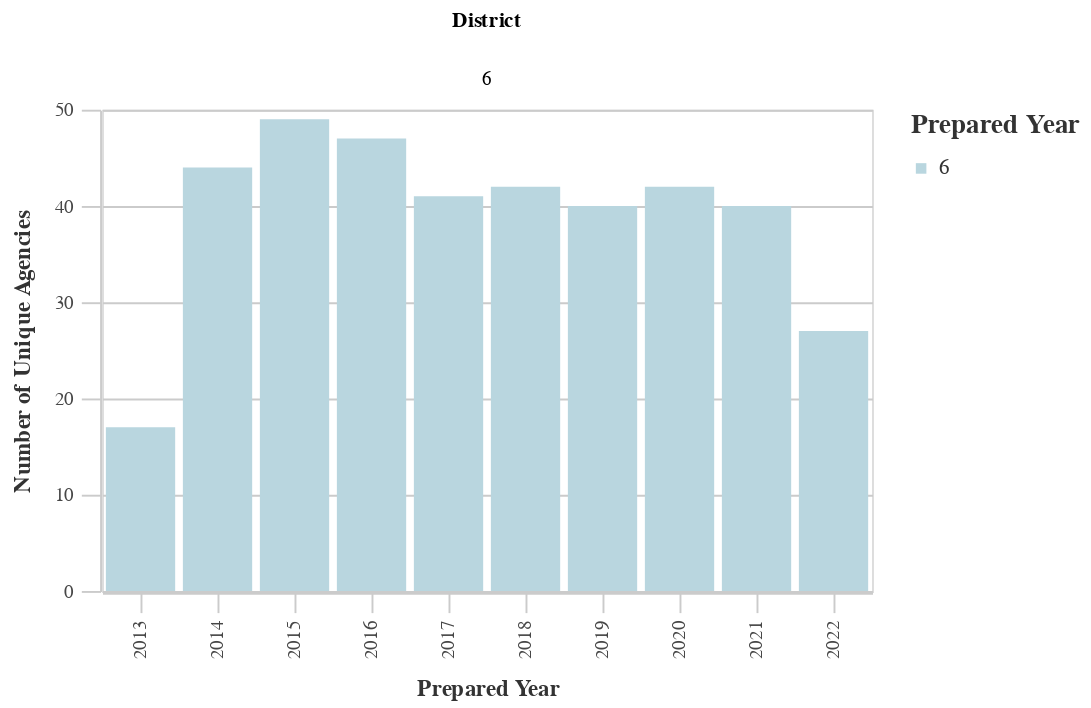

Notebook cell for this chart:
### Markdown cell above
### Number of Unique Agencies by District

### Code cell
# Unique Agencies by Dist
dist_years_agency = ((
        df
        >> group_by(_.prepared_y, _.dist)
        >> summarize(n=_.primary_agency_name.nunique())
        >> arrange(-_.prepared_y)
    )
        .rename(columns={'dist':'District', 'n':'Count'})
    )
chart10 = (alt.Chart(dist_years_agency).mark_bar().encode(
        column='District:N',
        x=alt.X('prepared_y:O', title='Prepared Year'),
        y=alt.Y('Count:Q', title='Number of Unique Agencies'),
        color = alt.Color("District:N", 
                              scale=alt.Scale(
                                  range=altair_utils.CALITP_SEQUENTIAL_COLORS),  
                               legend=alt.Legend(title="Prepared Year")
                              )))
                              
chart10 = styleguide.preset_chart_config(chart10)
chart10 = _dla_utils.add_tooltip(chart10, 'prepared_y', 'Count')

display(chart10)

### Figure 1 — Vega-Lite specification as saved in the notebook (floating-point values rounded to 4 significant figures)
{"config": {"view": {"continuousWidth": 400, "continuousHeight": 300}, "axis": {"domainColor": "#cbcbcb", "grid": true, "gridColor": "#cbcbcb", "gridWidth": 1, "labelColor": "#474747", "labelFont": "Nunito Sans", "labelFontSize": 10, "labelPadding": 4, "tickColor": "#cbcbcb", "tickSize": 10, "titleColor": "#333", "titleFont": "Raleway", "titleFontSize": 12, "titlePadding": 10}, "axisBand": {"grid": false}, "background": "white", "font": "Raleway", "header": {"labelFont": "Nunito Sans", "titleFont": "Raleway"}, "legend": {"labelColor": "#333", "labelFont": "Nunito Sans", "labelFontSize": 11, "labelLimit": 0, "padding": 1, "symbolSize": 30, "symbolType": "square", "titleColor": "#333", "titleFont": "Raleway", "titleFontSize": 14, "titlePadding": 10}, "title": {"anchor": "middle", "font": "Raleway", "fontSize": 18, "fontWeight": 300, "offset": 20}}, "data": {"name": "data-8b5e439a8cca9e53c0d11688625a4365"}, "mark": "bar", "encoding": {"color": {"field": "District", "legend": {"title": "Prepared Year"}, "scale": {"range": ["#B9D6DF", "#8CBCCB", "#2EA8CE", "#136C97", "#0B405B"]}, "type": "nominal"}, "column": {"field": "District", "type": "nominal"}, "tooltip": [{"field": "prepared_y", "title": "Year", "type": "nominal"}, {"field": "Count", "title": "Count", "type": "quantitative"}], "x": {"field": "prepared_y", "title": "Prepared Year", "type": "ordinal"}, "y": {"field": "Count", "title": "Number of Unique Agencies", "type": "quantitative"}}, "height": 250, "width": 400, "$schema": "https://vega.github.io/schema/vega-lite/v4.17.0.json", "datasets": {"data-8b5e439a8cca9e53c0d11688625a4365": [{"prepared_y": "2022", "District": 6, "Count": 27}, {"prepared_y": "2021", "District": 6, "Count": 40}, {"prepared_y": "2020", "District": 6, "Count": 42}, {"prepared_y": "2019", "District": 6, "Count": 40}, {"prepared_y": "2018", "District": 6, "Count": 42}, {"prepared_y": "2017", "District": 6, "Count": 41}, {"prepared_y": "2016", "District": 6, "Count": 47}, {"prepared_y": "2015", "District": 6, "Count": 49}, {"prepared_y": "2014", "District": 6, "Count": 44}, {"prepared_y": "2013", "District": 6, "Count": 17}]}}
